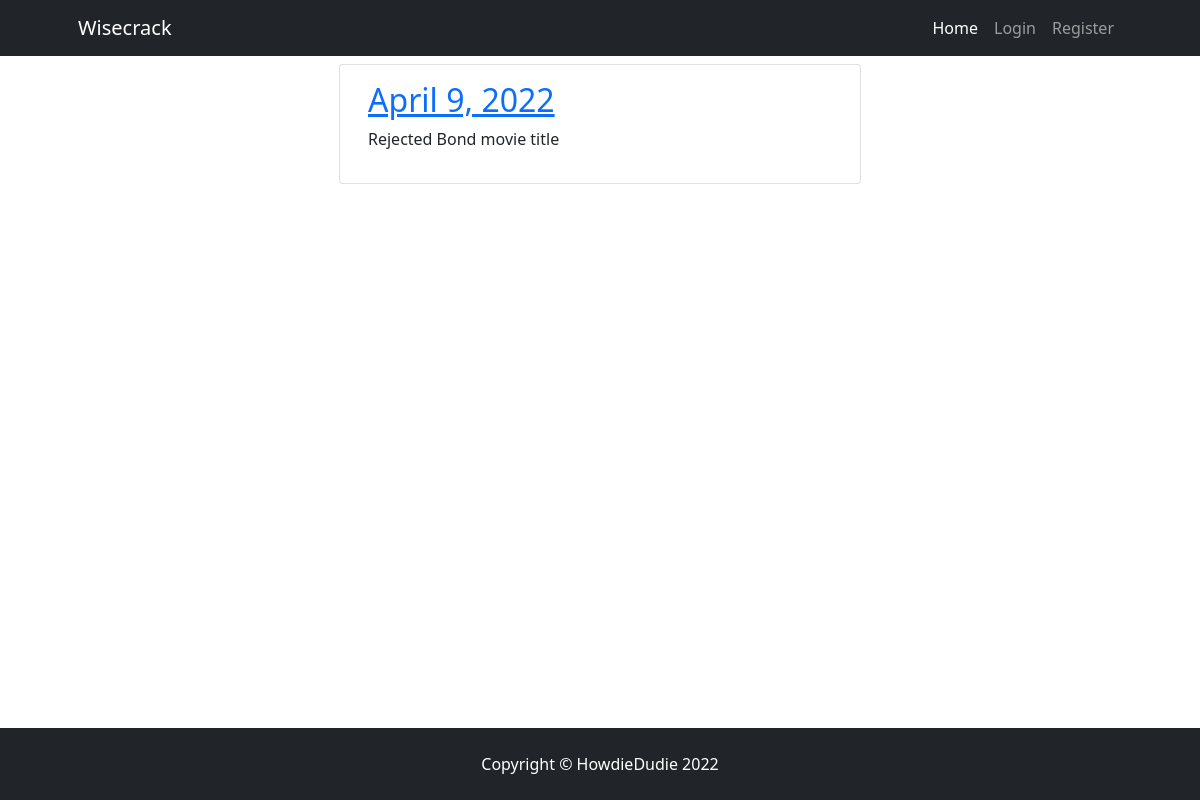
/, run on an earlier commit of the app's database.
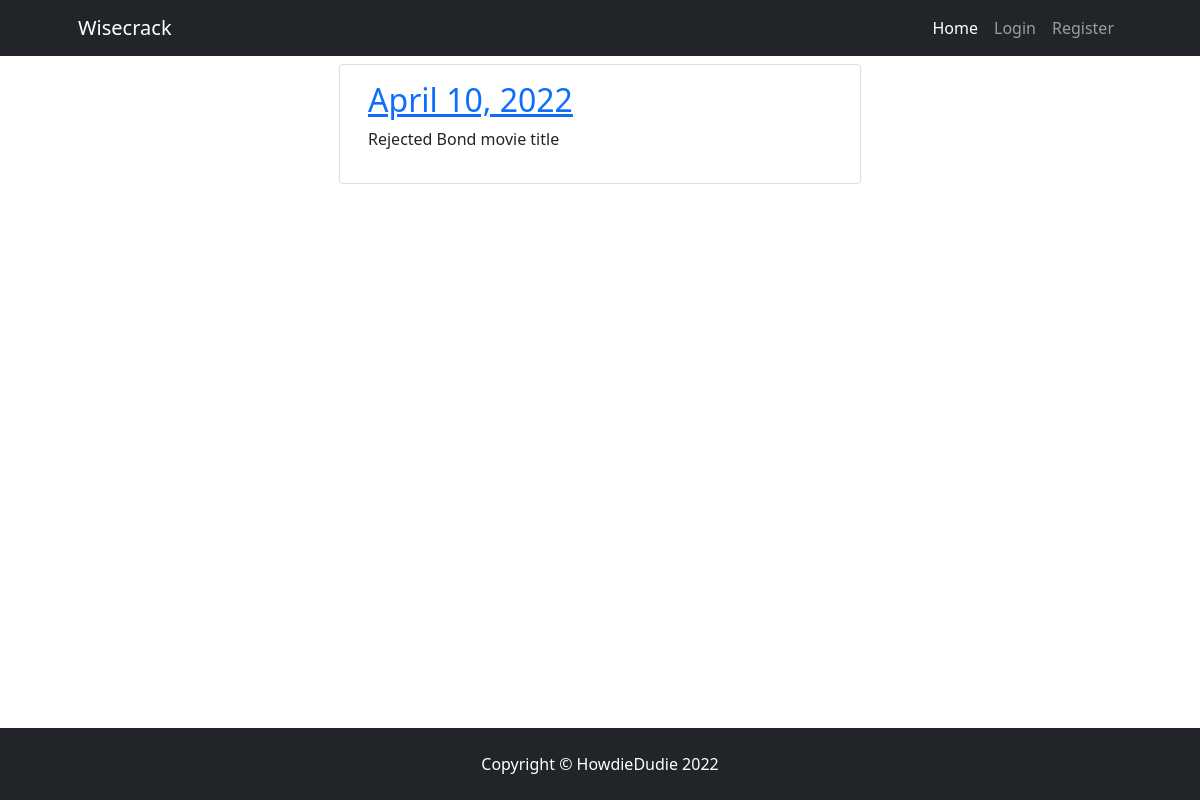
And on a later commit of the database.
### wisecrack/models.py (models this page shows, shortened)
class Prompt(models.Model):
    date = models.DateField(auto_now=True)
    prompt = models.TextField(
        max_length=300, null=False, blank=False,
        unique=True, default="What's the crack?")
    slug = models.SlugField(max_length=200, unique=True)
    subs_list = models.ManyToManyField(
        User, related_name='prompt_sub', blank=True)

### wisecrack/views.py (the view)
# urls.py: path('', views.PromptList.as_view(), name='home'),
class PromptList(generic.ListView):
    model = Prompt
    queryset = Prompt.objects.order_by('-date')
    template_name = 'prompt_list.html'

### wisecrack/templates/prompt_list.html
{% extends "base.html" %}
{% block content %}
    <div class="container-fluid">
        <div class="row">
            <div class="col-12">
                <div class="row">
                    {% for prompt in prompt_list %}
                        <div class="card col-lg-6 col-sm-12 offset-lg-3 mt-2">
                            <div class="card-body">
                                <h2><a href="{% url 'prompt_detail' prompt.slug prompt.pk %}">{{ prompt.date }}</a></h2>
                                <p>{{ prompt.prompt }}</p>
                            </div>
                        </div>
                    {% endfor %}
                </div>
            </div>
        </div>
    </div>
{% endblock content %}

What changed in the data, as far as the page shows it:
changed Prompt "Rejected Bond movie title": date "April 9, 2022" → "April 10, 2022"
